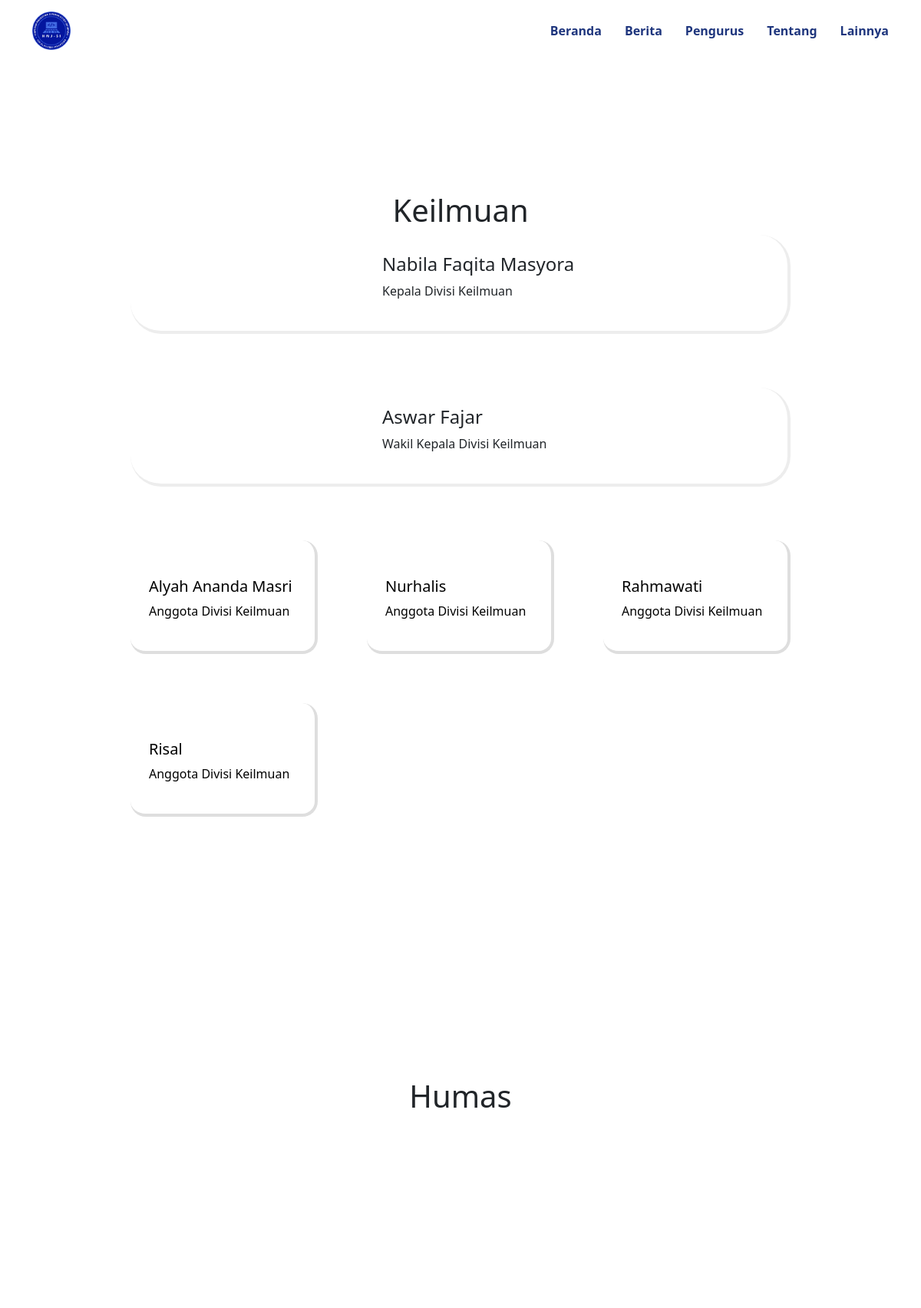
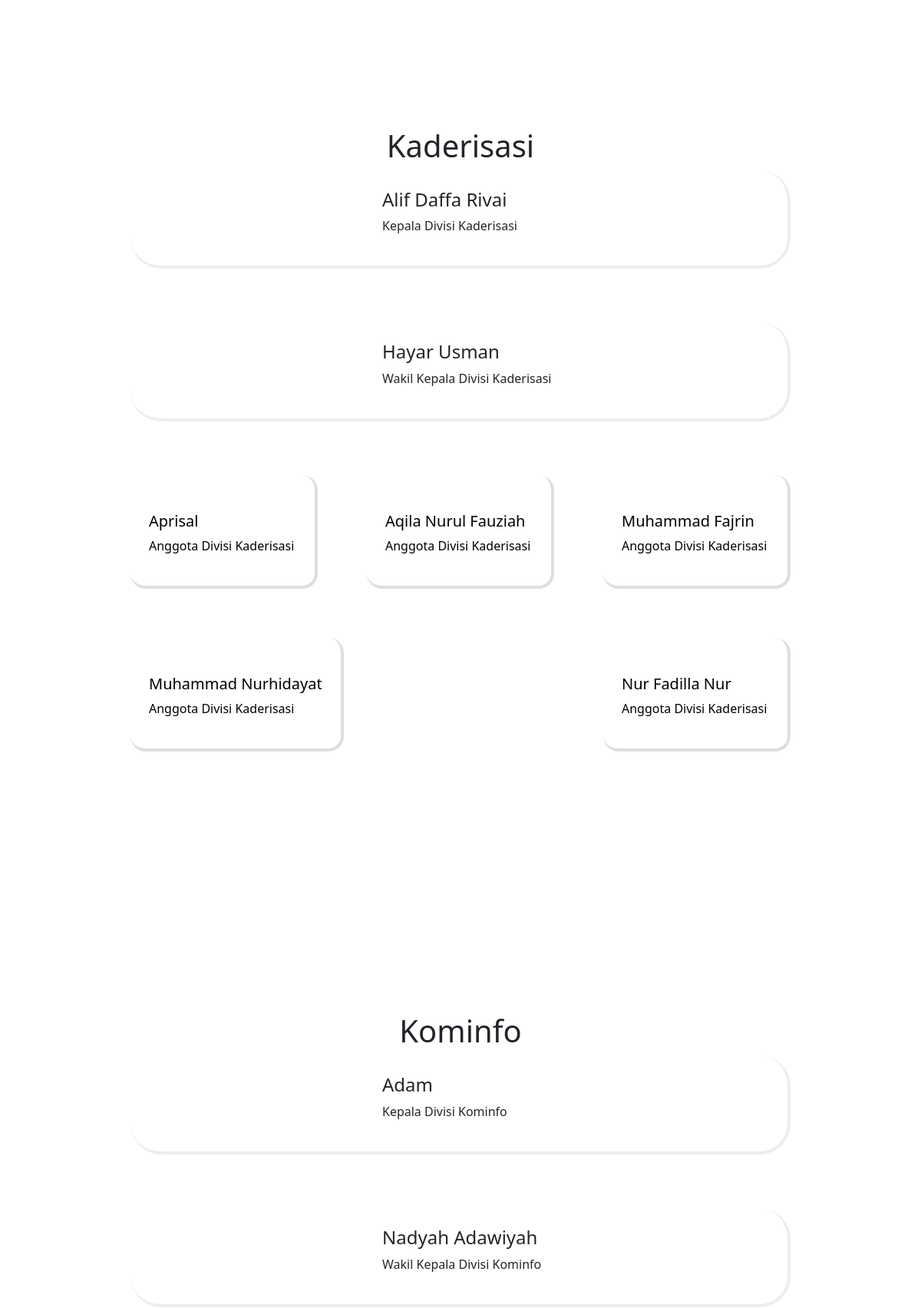
Page /index.php?page=pengurus (upper part) on the committed database (2 pictures, top to bottom).
### tables this page shows
CREATE TABLE `pengurus` (
  `nama` varchar(255) NOT NULL,
  `gambar` varchar(255) NOT NULL,
  `divisi` int(10) NOT NULL,
  `jabatan` int(10) NOT NULL,
  `medsos` varchar(255) DEFAULT NULL
);

### pages/pengurus.php (the view, shortened to what this page needs)
<?php
   function Jabatan($jabatanCode)
   {
       if ($jabatanCode == 1)
       {
           return "Kepala Divisi";
       }
       elseif ($jabatanCode == 2)
       {
           return "Wakil Kepala Divisi";
       }
       else
       {
           return "Anggota Divisi";
       }
   }
   function Divisi($divisiCode)
   {
       switch ($divisiCode)
       {
           case 1:
               return "Keilmuan";
           case 2:
               return "Humas";
           case 3:
               return "Kaderisasi";
           case 4:
               return "Kominfo";
           case 5:
               return "Keslog";
       }
   }
   for ($i = 1; $i <= 5; $i++) {
   $sql1 = "SELECT * FROM pengurus
       WHERE jabatan BETWEEN 1 AND 2 and divisi=$i
       ORDER BY divisi, jabatan;";
   $result = $conn->query($sql1);
   ?>
<div class="kotak_divisi">
    <h1><?php echo Divisi($i)?></h1>
   <div class="kotak_kabid">
      <?php
         if ($result->num_rows > 0)
         {
             while ($row = $result->fetch_assoc())
             {
         ?>
      <div class="kabid">
         <div class="poto">
         </div>
         <div class="penjelasan">
            <h4><?php echo $row["nama"] ?></h4>
            <p><?php echo Jabatan($row["jabatan"]) ?> <?php echo Divisi($row["divisi"]) ?></p>
         </div>
      </div>
      <?php
         }
         } ?>
   </div>
   <?php
      $sql2 = "SELECT * FROM pengurus WHERE jabatan=3 and divisi=$i ORDER BY divisi, jabatan ASC;";
      $result = $conn->query($sql2);
      if ($result->num_rows > 0)
      {
      ?>
   <div class="kotak_anggota">
      <?php while ($row = $result->fetch_assoc())
         { ?>
      <a href="https://www.instagram.com/<?php echo $row["medsos"] ?>" target="_blank">
         <div class="kotak_anggota_dalam">
            <div class="poto">
            </div>
            <div class="penjelasan">
               <h5><?php echo $row["nama"] ?></h5>
               <p><?php echo Jabatan($row["jabatan"]) ?> <?php echo Divisi($row["divisi"]) ?></p>
            </div>
         </div>
      </a>
      <?php
         }
         } ?>
   </div>
</div>
<?php }?>

### assets/css/gaya.css (style rules this page uses)
body { overflow-x: hidden; margin: 0px; padding: 0px; }

### pages/pengurus.php (style rules this page uses)
body { font-family: montserrat,'Segoe UI', Tahoma, Geneva, Verdana, sans-serif; }
.kotak_divisi { padding: 170px; display: flex; flex-direction: column; align-content: center; align-items: center; justify-content: flex-start; }
.kotak_divisi .poto { width: 15rem; }
.kabid { border-bottom: 4px solid #ededed; border-right: 4px solid #ededed; width: 100%; overflow: hidden; border-radius: 40px; background-color: white; gap: 4rem; display: flex; flex-direction: row; }
.kotak_kabid { margin-bottom: 70px; width: 100%; gap: 70px; flex-direction: column; display: flex; }
.kabid .penjelasan { display: flex; flex-direction: column; align-items: flex-start; justify-content: center; }
.kotak_anggota { width: 100%; display: flex; gap: 4rem; align-items: center; justify-content: space-between; flex-wrap: wrap; }
.kotak_anggota .kotak_anggota_dalam { border-bottom: 4px solid #dedede; border-right: 4px solid #dedede; border-radius: 20px; }
.penjelasan { padding: 1.5rem; }
.poto { overflow: hidden; }
.kabid { transition: all 0.3s ease; }
.kotak_anggota_dalam { transition: all 0.3s ease; overflow: hidden; }
a { text-decoration: none; color: black; }

### rows in the picture
pengurus: nama "Nabila Faqita Masyora", jabatan "Kepala Divisi", divisi "Keilmuan"
pengurus: nama "Aswar Fajar", jabatan "Wakil Kepala Divisi", divisi "Keilmuan"
pengurus: nama "Alyah Ananda Masri", jabatan "Anggota Divisi", divisi "Keilmuan"
pengurus: nama "Nurhalis", jabatan "Anggota Divisi", divisi "Keilmuan"
pengurus: nama "Rahmawati", jabatan "Anggota Divisi", divisi "Keilmuan"
pengurus: nama "Risal", jabatan "Anggota Divisi", divisi "Keilmuan"
pengurus: nama "Alif Daffa Rivai", jabatan "Kepala Divisi", divisi "Kaderisasi"
pengurus: nama "Hayar Usman", jabatan "Wakil Kepala Divisi", divisi "Kaderisasi"
pengurus: nama "Aprisal", jabatan "Anggota Divisi", divisi "Kaderisasi"
pengurus: nama "Aqila Nurul Fauziah", jabatan "Anggota Divisi", divisi "Kaderisasi"
pengurus: nama "Muhammad Fajrin", jabatan "Anggota Divisi", divisi "Kaderisasi"
pengurus: nama "Muhammad Nurhidayat", jabatan "Anggota Divisi", divisi "Kaderisasi"
pengurus: nama "Nur Fadilla Nur", jabatan "Anggota Divisi", divisi "Kaderisasi"
pengurus: nama "Adam", jabatan "Kepala Divisi", divisi "Kominfo"
pengurus: nama "Nadyah Adawiyah", jabatan "Wakil Kepala Divisi", divisi "Kominfo"

### other values in the picture
Divisi($i) "Keilmuan"
Divisi($i) "Humas"
Divisi($i) "Kaderisasi"
Divisi($i) "Kominfo"
